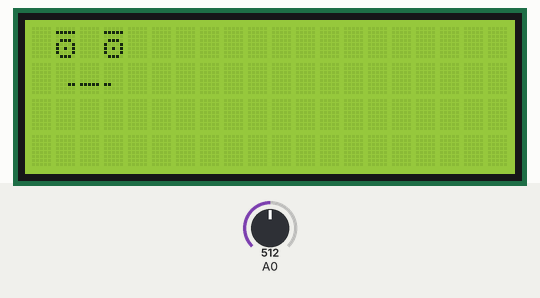
This sketch was run on a simulated Arduino Uno, built with avr-gcc and run on an emulated ATmega328P. Parts: 20×4 character LCD. Inputs (shaded band) come from the test bench; at power-on: A0 = 512. Random numbers use the default seed unless the sketch sets one; what the sketch prints to the serial monitor is not drawn.

Above: at 1.2 s.
1.3 s: A0 set to 212
9.0 s: A0 set to 187
14.5 s: A0 set to 860
At 15.0 s:
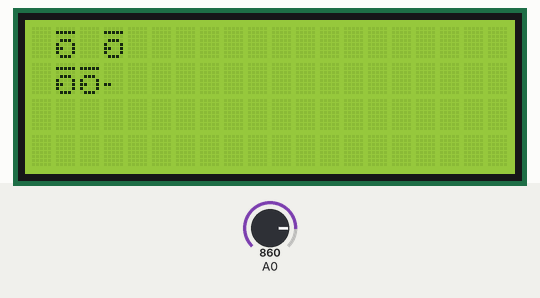
22.2 s: A0 set to 960
At 22.95 s:
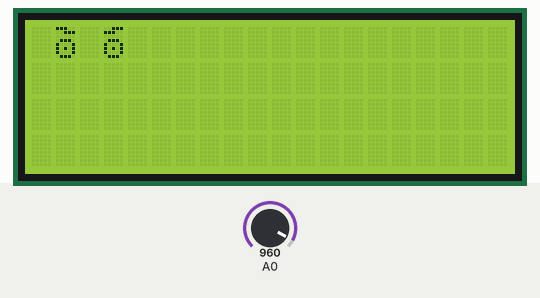
26.1 s: A0 set to 940
At 27.7 s:
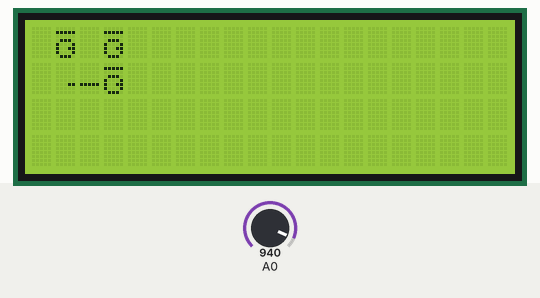
Timing chart, 0 to 29.2 s (numbered marks = the images above; inputs shaded):
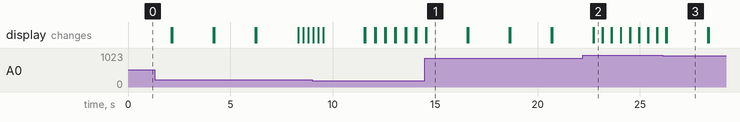

Measured:
- what the display in image 1 shows lasts 2.0 s, from 14.6 s to 16.6 s
- what the display in image 2 shows lasts 0.5 s, from 22.7 s to 23.2 s

The sketch:

HelloWorld.ino
```cpp
#include <Wire.h>
#include <LiquidCrystal_I2C.h>

// Set the LCD address to 0x27 for a 16 chars and 2 line display
LiquidCrystal_I2C lcd(0x27, 20, 4);

const int time_d = 200;
const int time_c = 2000;
int sensorValue = 0;

byte left_brow[8]={B00000,
                   B11111,
                   B00000,
                   B01110,
                   B10001,
                   B10101,
                   B10001,
                   B01110
};

byte right_brow[8]={B00000,
                    B11111,
                    B00000,
                    B01110,
                    B10001,
                    B10101,
                    B10001,
                    B01110
};

byte lefts_brow[8]={B11100,
                    B00111,
                    B00000,
                    B01110,
                    B10001,
                    B10101,
                    B10001,
                    B01110
};

byte rights_brow[8]={B00111,
                     B11100,
                     B00000,
                     B01110,
                     B10001,
                     B10101,
                     B10001,
                     B01110
};

byte rightu_brow[8]={B11100,
                     B00111,
                     B00000,
                     B01110,
                     B10001,
                     B10101,
                     B10001,
                     B01110
};

byte leftu_brow[8]={B00111,
                    B11100,
                    B00000,
                    B01110,
                    B10001,
                    B10101,
                    B10001,
                    B01110
};

byte leftl_brow[8]={B00000,
                    B11111,
                    B00000,
                    B01110,
                    B10001,
                    B11001,
                    B10001,
                    B01110
};

byte rightl_brow[8]={B00000,
                     B11111,
                     B00000,
                     B01110,
                     B10001,
                     B11001,
                     B10001,
                     B01110
};

byte leftr_brow[8]={B00000,
                    B11111,
                    B00000,
                    B01110,
                    B10001,
                    B10011,
                    B10001,
                    B01110
};

byte rightr_brow[8]={B00000,
                     B11111,
                     B00000,
                     B01110,
                     B10001,
                     B10011,
                     B10001,
                     B01110
};

byte middle_mouth[8]={B00000,
                      B00000,
                      B00000,
                      B00000,
                      B00000,
                      B11111,
                      B00000,
                      B00000
};

byte left_line[8]={B00000,
                   B00000,
                   B00000,
                   B00000,
                   B00000,
                   B00011,
                   B00000,
                   B00000
};

byte right_line[8]={B00000,
                    B00000,
                    B00000,
                    B00000,
                    B00000,
                    B11000,
                    B00000,
                    B00000
};

byte lefta_brow[8]={B00000,
                    B00000,
                    B11100,
                    B00111,
                    B00000,
                    B00000,
                    B00000,
                    B00000
};

byte righta_brow[8]={B00000,
                     B00000,
                     B00111,
                     B11100,
                     B00000,
                     B00000,
                     B00000,
                     B00000
};

byte rightb_brow[8]={B00000,
                     B00000,
                     B00000,
                     B01111,
                     B10000,
                     B00000,
                     B00000,
                     B00000
};

byte leftb_brow[8]={B00000,
                    B00000,
                    B00000,
                    B11110,
                    B00001,
                    B00000,
                    B00000,
                    B00000
};

byte c_brow[8]={B00000,
                B00000,
                B00000,
                B01110,
                B10001,
                B00000,
                B00000,
                B00000
};

byte middlea_mouth[8]={B00000,
                       B00000,
                       B00000,
                       B00000,
                       B00000,
                       B11111,
                       B00000,
                       B01110
};

void ordinary_smile() {
  lcd.createChar(1,left_brow);
  lcd.createChar(2,right_brow);
  lcd.setCursor(1, 0);
  lcd.write(byte(1));
  lcd.setCursor(3, 0);
  lcd.write(byte(2));

  delay(time_c);
  lcd.clear();
}

void serious_smile() {
  lcd.createChar(6,lefts_brow);
  lcd.createChar(7,rights_brow);
  lcd.setCursor(1, 0);
  lcd.write(byte(6));
  lcd.setCursor(3, 0);
  lcd.write(byte(7));

  delay(time_d);
  lcd.clear();
}

void unserious_smile() {
  lcd.createChar(8,leftu_brow);
  lcd.createChar(9,rightu_brow);
  lcd.setCursor(1, 0);
  lcd.write(byte(8));
  lcd.setCursor(3, 0);
  lcd.write(byte(9));

  delay(time_d);
  lcd.clear();
}

void ordinary_a_smile() {
  lcd.createChar(15,lefta_brow);
  lcd.createChar(16,righta_brow);
  lcd.setCursor(1, 0);
  lcd.write(byte(15));
  lcd.setCursor(3, 0);
  lcd.write(byte(16));

  delay(time_d);
  lcd.clear();
}

void ordinary_b_smile() {
  lcd.createChar(17,lefta_brow);
  lcd.createChar(18,righta_brow);
  lcd.setCursor(1, 0);
  lcd.write(byte(17));
  lcd.setCursor(3, 0);
  lcd.write(byte(18));

  delay(time_d);
  lcd.clear();
}

void ordinary_c_smile() {
  lcd.createChar(10,c_brow);
  lcd.setCursor(1, 0);
  lcd.write(byte(10));
  lcd.setCursor(3, 0);
  lcd.write(byte(10));


  delay(time_d);
  lcd.clear();
}

void ordinary_l_smile() {
  lcd.createChar(11,leftl_brow);
  lcd.createChar(12,rightl_brow);
  lcd.setCursor(1, 0);
  lcd.write(byte(11));
  lcd.setCursor(3, 0);
  lcd.write(byte(12));

  delay(time_c);
  lcd.clear();
}

void ordinary_r_smile() {
  lcd.createChar(13,leftr_brow);
  lcd.createChar(14,rightr_brow);
  lcd.setCursor(1, 0);
  lcd.write(byte(13));
  lcd.setCursor(3, 0);
  lcd.write(byte(14));

  delay(time_c);
  lcd.clear();
}

void mouth() {
  lcd.createChar(3,middle_mouth);
  lcd.createChar(4,left_line);
  lcd.createChar(5,right_line);

  lcd.setCursor(1, 1);
  lcd.write(byte(4));
  lcd.setCursor(2, 1);
  lcd.write(byte(3));
  lcd.setCursor(3, 1);
  lcd.write(byte(5));
}

void blinking() {
  int rn = random(6);
  if (rn == 2) {
  mouth();
  ordinary_smile();
  mouth();
  ordinary_a_smile();
  mouth();
  ordinary_b_smile();
  mouth();
  ordinary_c_smile();
  mouth();
  ordinary_b_smile();
  mouth();
  ordinary_a_smile();
  mouth();
  ordinary_smile();
  } else {
  mouth();
  ordinary_smile();
  }
}

void setup()
{
  Serial.begin(9600);
	// initialize the LCD
	lcd.begin();
	// Turn on the blacklight and print a message.
	lcd.backlight();
  // drawing smile
}

void loop()
{
  sensorValue = analogRead(A0);
  Serial.println(sensorValue);
  if(sensorValue > 950) {
  serious_smile();
  } else if(sensorValue < 950 & sensorValue > 900) {
  mouth();
  ordinary_r_smile();
  } else if(sensorValue < 900 & sensorValue > 850) {
  mouth();
  ordinary_l_smile();
  } else if(sensorValue < 200  & sensorValue > 100) {
  mouth();
  unserious_smile();
  } else {
  blinking();
  }
}
```
